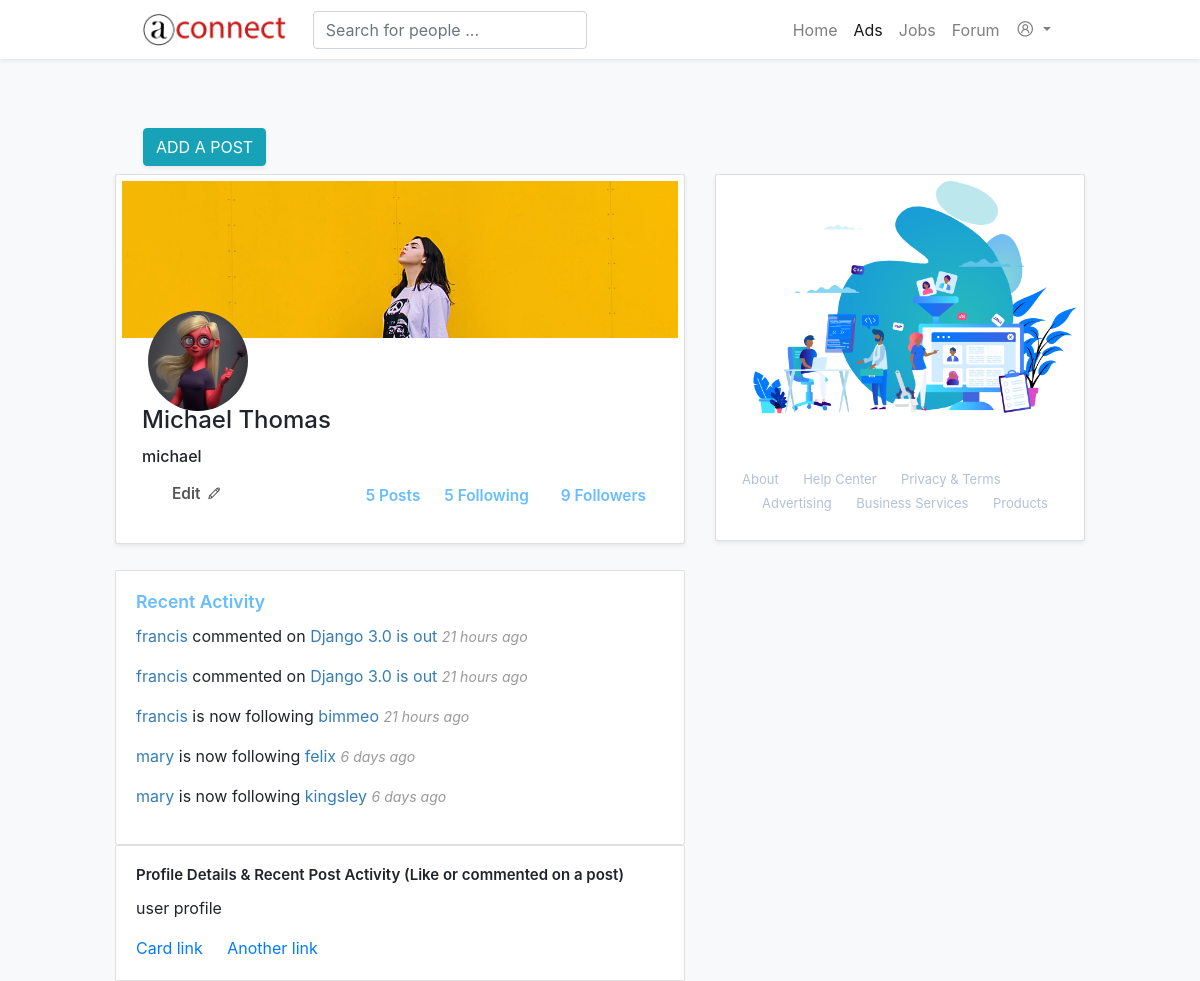
The page /account/profile/michael/ (signed in) on the database its author committed.
### apps/account/models.py (models this page shows, shortened)
class Profile(models.Model):
	owner					= 	models.OneToOneField(to=AUTH_USER_MODEL,related_name='profile',on_delete=models.CASCADE)
	pic 					= 	models.ImageField(upload_to=utils.profile_dp,blank=True,null=True)
	full_name				=   models.CharField(max_length=250,blank=True,null=True)
	phone_number			= 	models.CharField(max_length=13,blank=True,null=True)
	bio 					= 	models.TextField(max_length=110,blank=True,null=True)
	gender					= 	models.CharField(max_length=6,blank=True,null=True)
	dob						=   models.DateField(blank=True,null=True)
	created 				=   models.DateTimeField(auto_now_add=True)
	update					=   models.DateTimeField(auto_now=True)
	class Meta:
		ordering 			= ('-created',)
		verbose_name 		= 'Profile'
		verbose_name_plural = 'Profiles'
	@property
	def user_followers(self):
		return Follow.get_people_following_user(self.owner)
	def get_absolute_url(self):
		return reverse('account:user-profile',args=[str(self.owner.username)])
	@property
	def pic_url(self):
		if self.pic:
			return self.pic.url
		return utils.default_avatar_url()

### apps/activity/models.py (models this page shows)
class Action(models.Model):
    user        = models.ForeignKey(settings.AUTH_USER_MODEL,related_name='actions',on_delete=models.CASCADE)
    verb        = models.CharField(max_length = 255)
    target_ct   = models.ForeignKey(ContentType,blank=True,null=True,related_name='target_obj',on_delete=models.CASCADE)
    target_id   = models.PositiveIntegerField(null=True,blank=True)
    target      = GenericForeignKey('target_ct','target_id')
    created     = models.DateTimeField(auto_now_add=True)
    class Meta:
    	ordering 	= ('-created',)
    @property
    def human_readable(self):
        return human_readable_time(self.created)

### apps/post/models.py (models this page shows, shortened)
class Post(models.Model):
	owner					= models.ForeignKey(to=settings.AUTH_USER_MODEL,
												related_name='posts',
												on_delete=models.CASCADE)
	title 					= models.CharField(max_length=125,blank=True,null=True)
	content					= models.TextField(max_length=250)
	slug 					= models.SlugField(max_length=125,unique=True,null=True,blank=True)
	photo					= models.ImageField(upload_to=photo_file_loc,blank=True,null=True,default='')
	users_like				= models.ManyToManyField(to=settings.AUTH_USER_MODEL,
													related_name='post_liked',
													blank=True)
	total_likes				= models.PositiveSmallIntegerField(default=0)
	views 					= models.PositiveSmallIntegerField(default=0,blank=True,null=True)
	created					= models.DateTimeField(auto_now_add=True)
	updated					= models.DateTimeField(auto_now=True)
	class Meta:
		ordering 			= ('-created',)
		verbose_name		= 'Post'
		verbose_name_plural = 'Posts'
	def __str__(self):
		return '{0}'.format(self.title)
	@property
	def get_absolute_url(self):
		return reverse('post:post-view',args=[str(self.slug)])
	@property
	def pic(self):
		if self.photo:
			return self.photo.url
		return
	pic_url = pic

### apps/account/views.py (the view)
# urls.py: path('profile/<str:username>/',views.user_profile,name='user-profile'),
@login_required
def user_profile(request,username=None):
	if not username is None:
		user = get_object_or_404(get_user_model(),username=username.strip())
		user_followers = Follow.get_people_following_user(user)
		user_followings = Follow.get_people_user_follows(user)
		posts_by_user = user.posts.all()
	else:
		raise Http404
	actions = Action.objects.exclude(user = request.user)
	following_id = list(Follow.get_people_user_follows(user).values_list('id',flat=True))
	if following_id:
		actions = actions.filter(user__id__in = following_id)\
						 .select_related('user','user__profile')\
						 .prefetch_related('target')
	actions = actions[:5] # 5 action objects at a time
	ctx = dict()
	ctx['user'] = user
	ctx['user_followers'] = user_followers
	ctx['user_followings'] = user_followings
	ctx['posts'] = posts_by_user
	ctx['actions'] = actions
	return TemplateResponse(request,'profile/profile_index.html',ctx)

### apps/common/utils.py (called while the page is built)
def human_readable_time(datetime_object = None):
	if not datetime_object:
		return
	return humanize.naturaltime(datetime_object)

### apps/context_processors.py (called while the page is built)
def is_auth(request):
	flag = None
	if not request.user.is_authenticated:
		flag = False
	if not isinstance(request.user,get_user_model()):
		flag = False
	if not (request.user.is_staff or request.user.is_superuser or request.user.is_active):
		flag = False
	else:
		flag = True
	return {'is_auth':flag}

### apps/follow/models.py (called while the page is built)
	@classmethod
	def get_people_user_follows(cls,user):
		user_followings = cls.objects.filter(from_user=user).values_list('to_user',flat=True)
		return User.objects.filter(id__in=user_followings)

	@classmethod
	def get_people_following_user(cls,user):
		user_followers = cls.objects.filter(to_user=user).values_list('from_user',flat=True)
		return User.objects.filter(id__in=user_followers)

### templates/profile/profile_index.html (shortened to what this page needs)
{% extends 'layout.html' %}
{% load static from staticfiles %}
{% block content %}
<div class="container-fluid container--fluid--wrap">
	{% ifequal request.user user %}
		<div class="row mt-1 mb-2">
			<div class="container-fluid">
				<div class="row">
					<div class="col-lg-12 clearfix">
						<div class="float-left" style="margin-left: 8em;">
							<button class="btn btn-info shadow-sm" data-toggle="modal" data-target="#exampleModalScrollablePOST">ADD A POST</button>
						</div>
					</div>
				</div>
			</div>
		</div>
	{% endifequal %}
	<div class="row">
		<div class="col-lg-6 col-md-6 offset-md-1 col-sm-7 offset-lg-1">
						 <div class="row">
						 	<div class="col-lg-12">
						 		 <div class="card shadow-sm card-relative middle-content-card post-space--bottom">
								 <img src="{% static 'images/ban.jpg' %}" class="card-img-top" alt="..." class="bck-banner">
								 {% if user.profile.pic %}
								 	<img class = 'user-avatar' src="{{user.profile.pic_url}}">
								 {% else %}
								 	<img class = 'user-avatar' src="{% static 'images/avatar/default_avatar.jpeg' %}">
								 {% endif %}
								  <div class="card-body card-margin-top clearfix">
								  	{% if user.profile.full_name %}
								    <h4 class="card-title clearfix">{{user.profile.full_name}}</h4>
								    {% endif %}
								    <h6 class="card-title">{{ user.username }}</h6>
								    <a class="btn btn-default float-right  ml-2" href="#" data-toggle="modal" data-target="#exampleModalScrollableFollower">{{user_followers.count}} Follower{{user_followers.count|pluralize}}</a>
								    <a class="btn btn-default float-right" href="#" data-toggle="modal" data-target="#exampleModalScrollableFollowing">{{user_followings.count}} Following</a>
								    <a class="btn btn-default float-right ml-2" href="#">{{posts.count}} Post{{posts.count|pluralize}}</a>
								    <div class="container-fluid clearfix">
								    	{% ifequal request.user user %}
								    	<div class="row">
								    		<div class="col-lg-12 clearfix mt-1">
								    			<a href="{% url 'account:profile-edit' user.username %}">
									    			<span class="card-title float-left edit-link"><span class="edit-text">Edit</span><i class="la la-pencil"></i>
									    			</span>
								    			</a>
								    		</div>
								    	</div>
								        {% endifequal %}
								    </div>
								  </div>
						 		</div>
						 	</div>
						 </div>
		</div>
		<div class="col-lg-4 col-md-4 col-sm-4">
				<div class="card shadow-sm right-aside-card">
				  <img src="{% static 'images/_ads.png' %}" class="card-img-top" alt="...">
				  <div class="card-body our--brand-aside">
				    <a href="#" class="card-link">About</a>
				    <a href="#" class="card-link">Help Center</a>
				    <a href="#" class="card-link">Privacy & Terms</a>
				    <a href="#" class="card-link">Advertising</a>
				    <a href="#" class="card-link">Business Services</a>
				    <a href="#" class="card-link">Products</a>
				  </div>
				</div>
		</div>
	</div>
		<div class="row">
		<div class="col-lg-6 col-md-6 offset-md-1 col-sm-7 offset-lg-1">
							 <div class="row">
							 	<div class="col-lg-12">
							 		<div class="card">
									  <div class="card-body activity-body">
									    <h5 class="card-title" style="color: #67bdff;font-size:1.1rem !important;">Recent Activity</h5>
									    <div>
									    	{% for action in actions %}
									    		{% with user=action.user profile=action.user.profile %}
													<div class="action" style="">
													  <div class="info" style="">
													    <p style="font-size: 16px;">
													      <a href="{{profile.get_absolute_url}}">
													        {{ user.username }}
													      </a>
													      {{ action.verb }}
													      {% if action.target %}
													        {% with target=action.target %}
													          <a href="{{target.get_absolute_url}}">{{ target }}</a>
													        {% endwith %}
													      {% endif %}
													      <span class="readable">{{action.human_readable}}
    													  </span>
													    </p>
													  </div>
													</div>
													{% endwith %}
									    	{% endfor %}
									    </div>
									  </div>
									</div>
							 	</div>
							 </div>
			</div>
			<div class="col-lg-6 col-md-6 offset-md-1 col-sm-7 offset-lg-1">
							 <div class="row">
							 	<div class="col-lg-12">
							 		<div class="card">
									  <div class="card-body">
									    <h5 class="card-title">Profile Details & Recent Post Activity (Like or commented on a post)</h5>
									    <p class="card-text">user profile</p>
									    <a href="#" class="card-link">Card link</a>
									    <a href="#" class="card-link">Another link</a>
									  </div>
									</div>
							 	</div>
							 </div>
			</div>
		</div>
</div>
{% endblock %}

### staticfiles/static_env/css/style.css (style rules this page uses)
body { background: #f8f9fa !important; }
.container--fluid--wrap { margin-top: 8em; }
.card { border-radius: .15rem !important; }
.post-space--bottom { margin: 0 0 1.6em 0 !important; }
.card img.card-img-top { border-top-left-radius: 0; border-top-right-radius: 0; }
.middle-content-card,.right-aside-card { padding: 6px; }
.our--brand-aside a.card-link { color: #b3c0da; font-size: 13px; }
.right-aside-card { margin-bottom: 1.5rem; }
h5.card-title { font-size: 15px !important; font-weight: 600; }
.card-relative { position: relative; }
.card-body a.btn-default { color: #67bdff; font-size: 15.4px; font-weight: 600; outline: none; border: none; }
a span.edit-link { color: #565656; font-size: 15.4px; font-weight: 600; }
.edit-text { margin: .3em .4em 0 0; }

### rows shown on the page
Action: user.username "francis", verb "commented on", target "Django 3.0 is out", human_readable "21 hours ago"
Action: user.username "francis", verb "commented on", target "Django 3.0 is out", human_readable "21 hours ago"
Action: user.username "francis", verb "is now following", target "bimmeo", human_readable "21 hours ago"
Action: user.username "mary", verb "is now following", target "felix", human_readable "6 days ago"
Action: user.username "mary", verb "is now following", target "kingsley", human_readable "6 days ago"

### other values the page prints
{{ user.profile.full_name }} "Michael Thomas"
{{ user.username }} "michael"
{{ user_followers.count }} "9"
{{ user_followings.count }} "5"
{{ posts.count }} "5"
